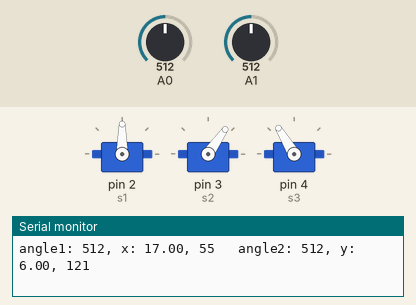
This sketch was run on a simulated Arduino Uno, built with avr-gcc and run on an emulated ATmega328P. On the bench: 3 × servo, the last lines printed to the serial monitor. Inputs (shaded band) come from the test bench; at power-on: A0 = 512, A1 = 512.

Above: at 1.2 s.
1.3 s: A0 set to 743
At 1.7 s:
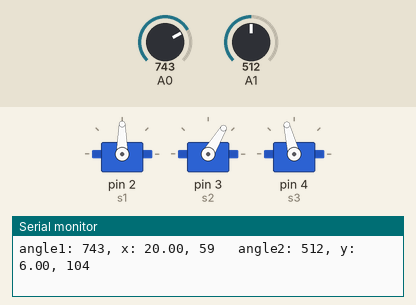
2.8 s: A0 set to 761
At 3.8 s:
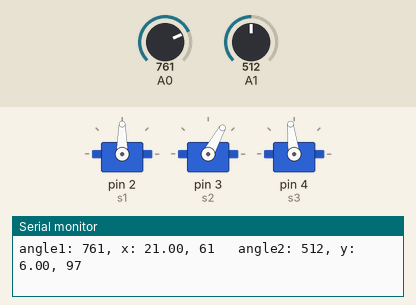
4.3 s: A1 set to 1023
At 5.3 s:
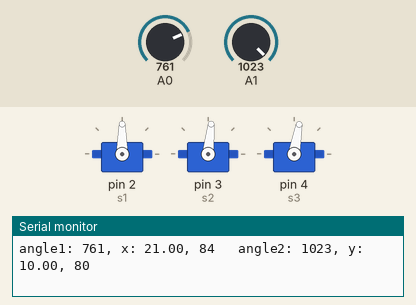
5.8 s: A0 set to 553
At 7.0 s:
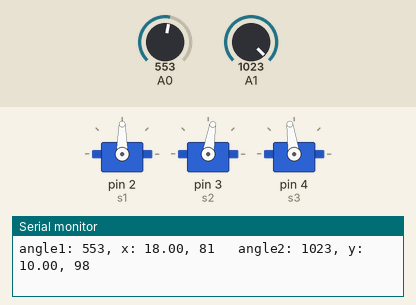
7.3 s: A0 set to 538
At 8.5 s:
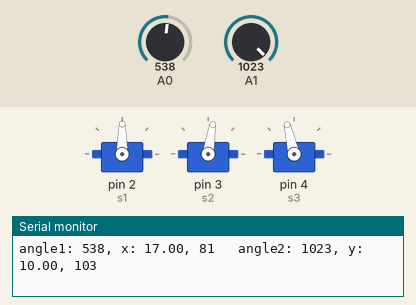
8.8 s: A1 set to 0
At 9.4 s:
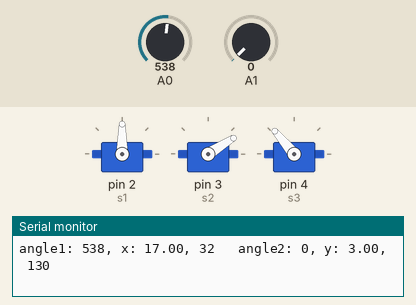
Timing chart, 0 to 11.3 s (numbered marks = the images above; inputs shaded):
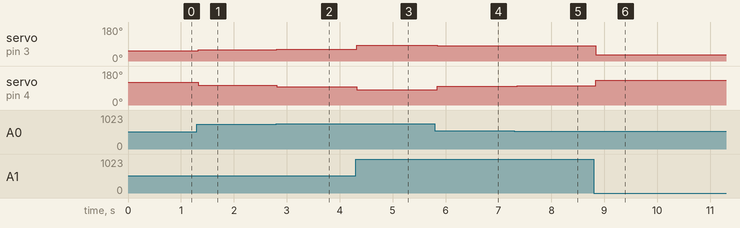

The sketch:

test-2servo-potenciometro-ik.ino
```cpp
#include <Servo.h>

Servo s1;
Servo s2;
Servo s3;

int ang1 = 90;
int ang2 = 90;
int ang3 = 90;


float TODEG = 57.295; // Conversion from rad to deg

float coxa =  8.4;  // cm
float femur = 9.3;  // cm
float tibia = 11.5;  // cm

float x = 20;
float y = 4;
float z = 0;

int analog1;
int analog2;

void setup() {

  s1.attach(2);
  s2.attach(3);
  s3.attach(4);

  Serial.begin(9600);
}


// Angle for servo 2
int IKang2(double x, double y, double z){
  double hip = sqrt( pow(y,2) + pow( sqrt(pow(x,2)+pow(z,2)) - coxa, 2) );
  double alpha1 = acos(y/hip);
  double alpha2 = acos(( pow(hip,2) + pow(femur, 2) - pow(tibia,2))/(2*hip*femur));
  double alpha = alpha1 + alpha2;
  return (alpha * TODEG);
}

// Angle for servo 3
int IKang3(double x, double y, double z){
  double hip = sqrt( pow(y,2) + pow( sqrt(pow(x,2)+pow(z,2)) - coxa, 2) );
  double beta = acos(( pow(hip,2) - pow(tibia,2) - pow(femur,2))/(-2*tibia*femur));
  return (beta * TODEG);
}


void loop() {
  analog1 = analogRead(A0);
  analog2 = analogRead(A1);

  //ang2 = map(analog1, 0, 1023, 0 ,179);
  //ang3 = map(analog2, 0, 1023, 0 ,179);

  x = map(analog1, 0, 1023, 10.0, 25.0);
  y = map(analog2, 0, 1023, 3.0, 10.0);

  x = float(analog1*15/1023)+10;
  y = float(analog2*7/1023)+3;

 /* delay(500);
  x = 14;
  y = 4;*/

  ang2 = 180-IKang2(x, y, z);
  ang3 = 180-IKang3(x, y, z);

  s2.write(ang2);
  s3.write(ang3);

 /* for (int i=0; i<6; i++){
    x = i+14;
    y = 4+(i/2);

    ang2 = 180-IKang2(x, y, z);
    ang3 = 180-IKang3(x, y, z);

    s2.write(ang2);
    s3.write(ang3);

    delay(100);
  }
  delay(100);
  for (int i=6; i>0; i--){
    x = i+14;
    //y = 4+(i/2);

    ang2 = 180-IKang2(x, y, z);
    ang3 = 180-IKang3(x, y, z);

    s2.write(ang2);
    s3.write(ang3);

    delay(100);
  }*/

  Serial.print("angle1: ");
  Serial.print(analog1);
  Serial.print(", x: ");
  Serial.print(x);
  Serial.print(", ");
  Serial.print(ang2);

  Serial.print("   angle2: ");
  Serial.print(analog2);
  Serial.print(", y: ");
  Serial.print(y);
  Serial.print(", ");
  Serial.println(ang3);

  delay(15);

}
```

Measured:
- after the input at 1.3 s, servo on pin 3 (s2): 55° → 59° at once; servo on pin 4 (s3): 121° → 104° at once
- after the input at 2.8 s, servo on pin 3 (s2): 59° → 61° at once; servo on pin 4 (s3): 104° → 97° at once
- after the input at 4.3 s, servo on pin 3 (s2): 61° → 84° at once; servo on pin 4 (s3): 97° → 80° at once
- after the input at 5.8 s, servo on pin 3 (s2): 84° → 81° at once; servo on pin 4 (s3): 80° → 98° at once
- after the input at 7.3 s, servo on pin 4 (s3): 98° → 103° after 0.06 s
- after the input at 8.8 s, servo on pin 3 (s2): 81° → 32° at once; servo on pin 4 (s3): 103° → 130° at once
